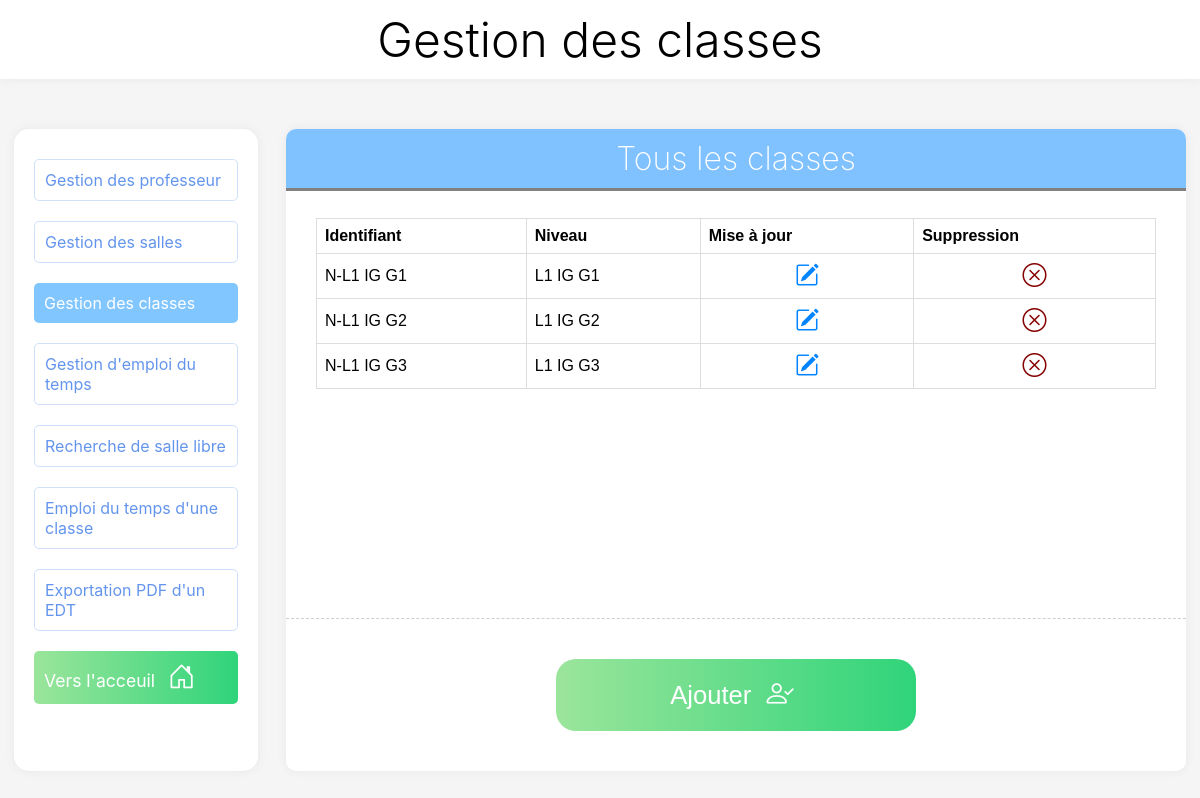
/view/classe/all.php, run on the app's committed database.
### tables this page shows
CREATE TABLE IF NOT EXISTS `classe` (
  `idclasse` varchar(10) NOT NULL,
  `niveau` varchar(10) NOT NULL,
  PRIMARY KEY (`idclasse`)
);

### controller/ClasseCrud/read.php (the view, shortened to what this page needs)
<?php
    require("connect.php");
    $sql = "SELECT * FROM classe ORDER BY niveau";
    if ($res = $con->query($sql)) {
        if ($res->num_rows > 0) {
            while ($row = $res->fetch_assoc())
            {
            ?>
                <tr>
                <td><?= $row["idclasse"]; ?></td>
                <td><?= $row["niveau"]; ?></td>
                <td>
                    <a class="delete" href="update.php?id=<?=$row['idclasse']; ?>">
                        <div class="icon">
                            <i class="bi blue-icon bi-pencil-square"></i>
                        </div>
                    </a>
                </td>
                <td>
                    <a class="update" href="../../controller/ClasseCrud/delete.php?id=<?=$row['idclasse']; ?>">
                        <div class="icon">
                            <i class="bi red-icon bi-x-circle"></i>
                        </div>
                    </a>
                </td>
            </tr>
            <?php
            }
        }
    } else {
        die($con->error);
    }
?>

### assets/css/side.css (style rules this page uses)
body { padding: 0; margin: 0; background-color: rgb(245, 245, 245); }

### assets/css/professeur.css (style rules this page uses)
.icon { background-color: var(--bs-light); border-radius: .25rem; text-align: center; }
.bi { margin: .5rem; font-size: 1.5rem; }
td, th { border: 1px solid #dddddd; text-align: left; padding: 8px; }
.blue-icon { color: rgb(0, 132, 255); }
.red-icon { color: rgb(133, 1, 1); }

### data on the page
classe: idclasse "N-L1 IG G1", niveau "L1 IG G1"
classe: idclasse "N-L1 IG G2", niveau "L1 IG G2"
classe: idclasse "N-L1 IG G3", niveau "L1 IG G3"
